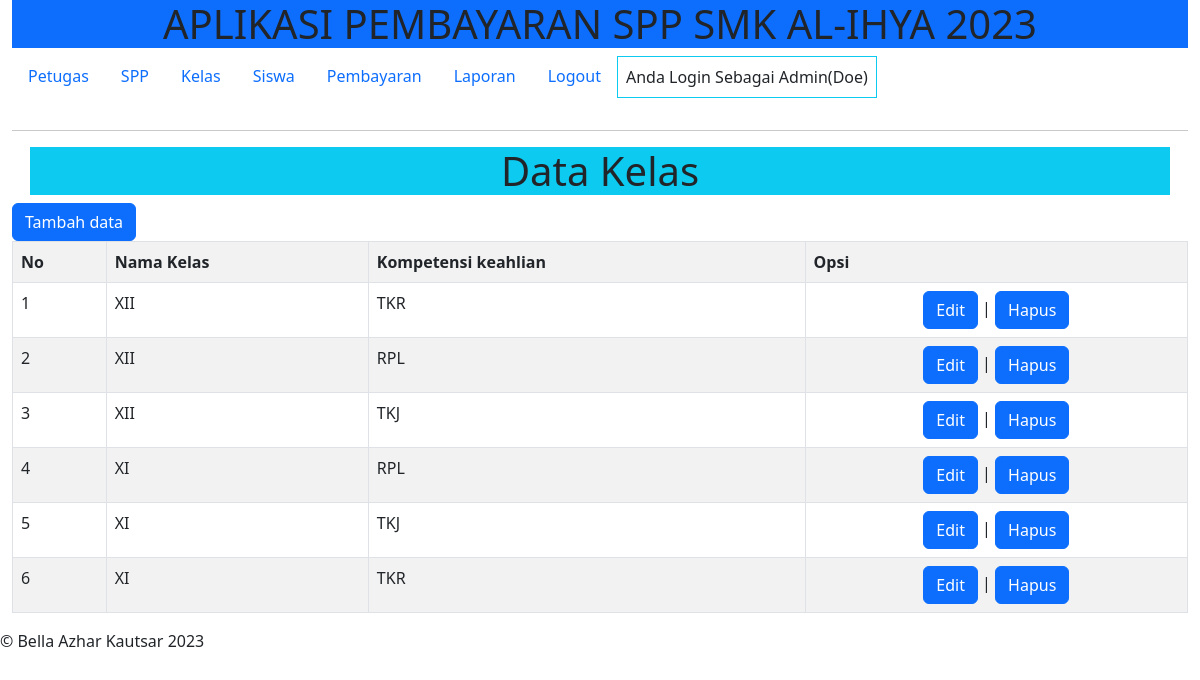
/index.php?page=kelas (signed in), run on the app's committed database.
### tables this page shows
CREATE TABLE `kelas` (
  `id_kelas` int(11) NOT NULL,
  `nama_kelas` varchar(50) NOT NULL,
  `kompetensi_keahlian` varchar(32) NOT NULL
);

### admin/kelas.php (the view)
<h1 class="container-md text-center bg-info">Data Kelas</h1>
<a href="?page=tambah_kelas" class="btn btn-primary">Tambah data</a>
<table class="table table-bordered table-striped">
	<tr>
		<th>No</th>
		<th>Nama Kelas</th>
		<th>Kompetensi keahlian</th>
		<th>Opsi</th>
	</tr>
	<?php $no = 1;
	$query = $db->query("SELECT * FROM kelas");
	foreach ($query as $data) :
	?>
		<tr>
			<td><?= $no++; ?></td>
			<td><?= $data['nama_kelas']; ?></td>
			<td><?= $data['kompetensi_keahlian']; ?></td>
			<td align="center">
				<a href="?page=edit_kelas&id=<?= $data['id_kelas'] ?>" class="btn btn-primary">Edit</a> |
				<a href="?page=hapus_kelas&id=<?= $data['id_kelas'] ?>" class="btn btn-primary" onclick="return confirm('Hapus?')">Hapus</a>
			</td>
		</tr>
	<?php endforeach; ?>
</table>

### index.php (shortened to what this page needs)
<!DOCTYPE html>
<html>
<head>
	<link rel="stylesheet" type="text/css" href="css/bootstrap.min.css">
</head>
<body>
	<div class="container-fluid">
		<h1 class="bg-primary text-center "> APLIKASI PEMBAYARAN SPP SMK AL-IHYA 2023</h1>
		<div class="nav mb-4">
			<a href="?page=petugas" class="nav-link">Petugas</a>
			<a href="?page=spp" class="nav-link">SPP</a>
			<a href="?page=kelas" class="nav-link">Kelas</a>
			<a href="?page=Siswa" class="nav-link">Siswa</a>
			<a href="?page=pembayaran" class="nav-link">Pembayaran</a>
			<a href="?page=laporan" class="nav-link">Laporan</a>
			<a href="logout.php" class="nav-link" onclick="return confirm('keluar?')">Logout</a>
			<p class=" border border-info d-inline-block p-2 mb-2">Anda Login Sebagai Admin(<?= $_SESSION['logname']; ?>)</p>
		</div>
		<hr>
		<?php if (isset($_GET['page'])) {
			require 'admin/' . $_GET['page'] . '.php';
		} else { ?>
			<h3 class="bg-info text-center p-2">Selamat datang di aplikasi pembayaran spp</h3>
		<?php } ?>
	</div>
	<p>&copy; Bella Azhar Kautsar <?= date('Y'); ?></p>
</body>
</html>

### data on the page
kelas: nama_kelas "XII", kompetensi_keahlian "TKR"
kelas: nama_kelas "XII", kompetensi_keahlian "RPL"
kelas: nama_kelas "XII", kompetensi_keahlian "TKJ"
kelas: nama_kelas "XI", kompetensi_keahlian "RPL"
kelas: nama_kelas "XI", kompetensi_keahlian "TKJ"
kelas: nama_kelas "XI", kompetensi_keahlian "TKR"

### other printed values
$_SESSION['logname'] "Doe"
